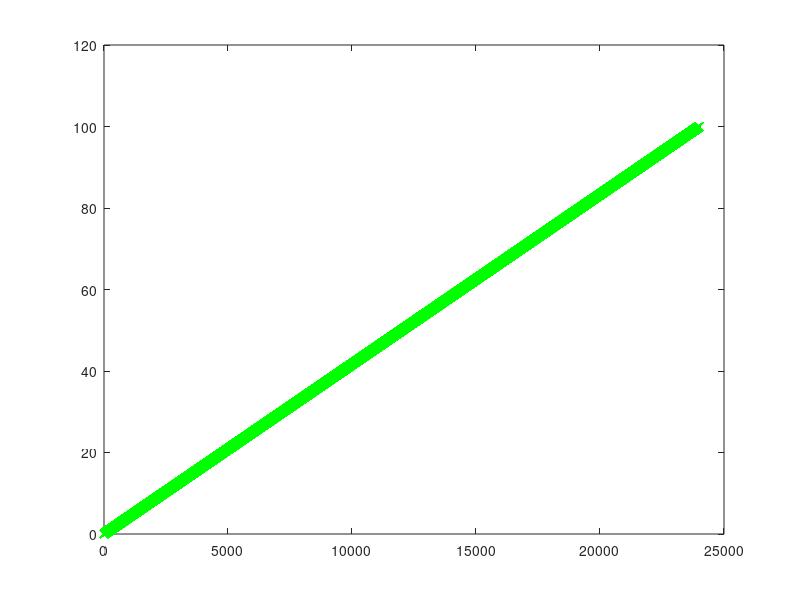
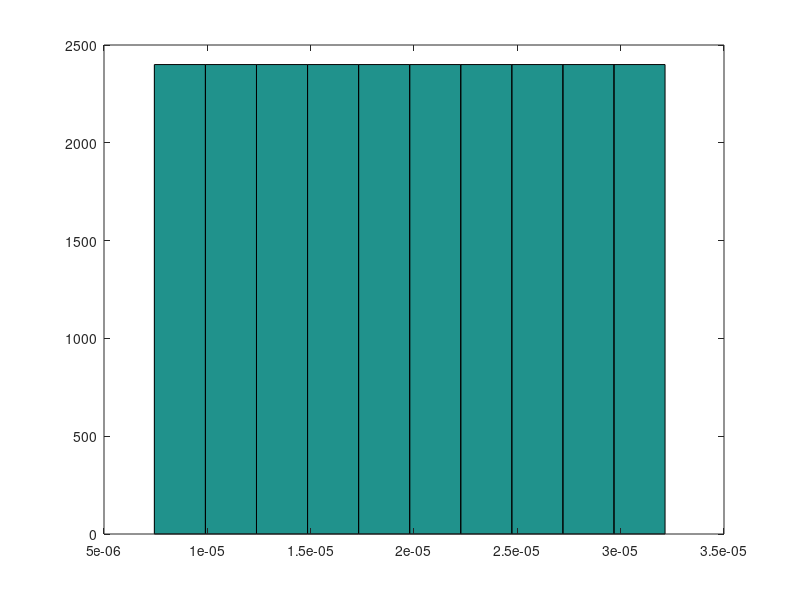

Write the MATLAB code that produced these figures, in order.
dTotalTime = 100;
dSampInterval = 0.099; % 99 ms
dFrameInterval = 1/240; % 240 Hz

nSamps = floor(dTotalTime / dSampInterval);
nFrames = floor(dTotalTime / dFrameInterval);

iSamps = 1:nSamps;
dSampTimes = iSamps * dSampInterval;

iFrames = 1:nFrames;
dFrameTimes = iFrames * dFrameInterval;


iSampFrames = zeros(1,nSamps);
for i=iSamps
  idx = find( dFrameTimes < dSampTimes(i));
  iSampFrames(i) = max(idx);
  
end


coeffs = polyfit(iSampFrames,dSampTimes,1); 
dShift = coeffs(2);
dCalcFrameInterval = coeffs(1);

% calc time from from frame number.
% dCalcFrameInterval/2 is the bias due to uncertainty of one frame
dCalcFrameTimes = iFrames * dCalcFrameInterval + dShift - dCalcFrameInterval/2;



figure;
stairs(iSampFrames,dSampTimes);
hold on
plot(iFrames, dFrameTimes, '.r');
plot(iFrames, dCalcFrameTimes, 'xg');

figure;
hist(dCalcFrameTimes-dFrameTimes);
